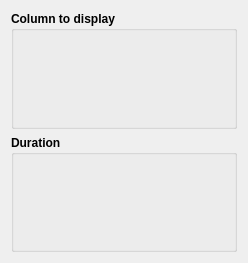
<?xml version="1.0" encoding="UTF-8"?>
<ui version="4.0">
 <class>MenuDataBaseDisplay</class>
 <widget class="QDialog" name="MenuDataBaseDisplay">
  <property name="geometry">
   <rect>
    <x>0</x>
    <y>0</y>
    <width>248</width>
    <height>263</height>
   </rect>
  </property>
  <property name="windowTitle">
   <string>Database display</string>
  </property>
  <layout class="QVBoxLayout" name="verticalLayout_2">
   <item>
    <layout class="QVBoxLayout" name="verticalLayout">
     <item>
      <widget class="QGroupBox" name="groupBoxColumnDisplay">
       <property name="font">
        <font>
         <weight>75</weight>
         <bold>true</bold>
        </font>
       </property>
       <property name="title">
        <string>Column to display</string>
       </property>
       <layout class="QVBoxLayout" name="verticalLayout_4">
        <item>
         <layout class="QVBoxLayout" name="verticalLayoutColumnDisplay"/>
        </item>
       </layout>
      </widget>
     </item>
    </layout>
   </item>
   <item>
    <widget class="QGroupBox" name="groupBoxDuration">
     <property name="font">
      <font>
       <weight>75</weight>
       <bold>true</bold>
      </font>
     </property>
     <property name="title">
      <string>Duration</string>
     </property>
     <layout class="QVBoxLayout" name="verticalLayout_6">
      <item>
       <layout class="QVBoxLayout" name="verticalLayoutDuration"/>
      </item>
     </layout>
    </widget>
   </item>
  </layout>
 </widget>
 <resources/>
 <connections/>
</ui>
